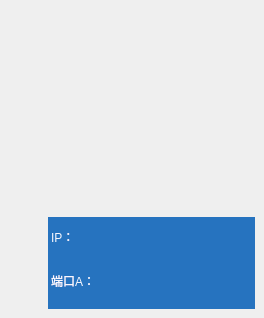
        <widget class="QWidget" name="page_7">
         <widget class="QLabel" name="label_11">
          <property name="geometry">
           <rect>
            <x>48</x>
            <y>20</y>
            <width>207</width>
            <height>198</height>
           </rect>
          </property>
          <property name="styleSheet">
           <string notr="true">border-image: url(:/LCD_CS351/LCD_CS351/logo/RFID.bmp);</string>
          </property>
          <property name="text">
           <string/>
          </property>
         </widget>
         <widget class="QWidget" name="widget_4" native="true">
          <property name="geometry">
           <rect>
            <x>48</x>
            <y>217</y>
            <width>207</width>
            <height>92</height>
           </rect>
          </property>
          <property name="styleSheet">
           <string notr="true">background-color: rgb(38, 115, 191);
color: rgb(248, 248, 255);</string>
          </property>
          <widget class="QWidget" name="layoutWidget6">
           <property name="geometry">
            <rect>
             <x>3</x>
             <y>0</y>
             <width>201</width>
             <height>83</height>
            </rect>
           </property>
           <layout class="QVBoxLayout" name="verticalLayout_2">
            <item>
             <layout class="QHBoxLayout" name="horizontalLayout_10">
              <item>
               <widget class="QLabel" name="label_17">
                <property name="styleSheet">
                 <string notr="true">font: 14pt &quot;Arial&quot;;</string>
                </property>
                <property name="text">
                 <string>IP：</string>
                </property>
               </widget>
              </item>
              <item>
               <widget class="QLabel" name="label_rfip">
                <property name="styleSheet">
                 <string notr="true">font: 14pt &quot;Arial&quot;;</string>
                </property>
                <property name="text">
                 <string/>
                </property>
               </widget>
              </item>
             </layout>
            </item>
            <item>
             <layout class="QHBoxLayout" name="horizontalLayout_11">
              <item>
               <widget class="QLabel" name="label_18">
                <property name="styleSheet">
                 <string notr="true">font: 14pt &quot;黑体&quot;;</string>
                </property>
                <property name="text">
                 <string>端口A：</string>
                </property>
               </widget>
              </item>
              <item>
               <widget class="QLabel" name="label_rfport">
                <property name="styleSheet">
                 <string notr="true">font: 14pt &quot;Arial&quot;;</string>
                </property>
                <property name="text">
                 <string/>
                </property>
               </widget>
              </item>
             </layout>
            </item>
           </layout>
          </widget>
         </widget>
        </widget>
